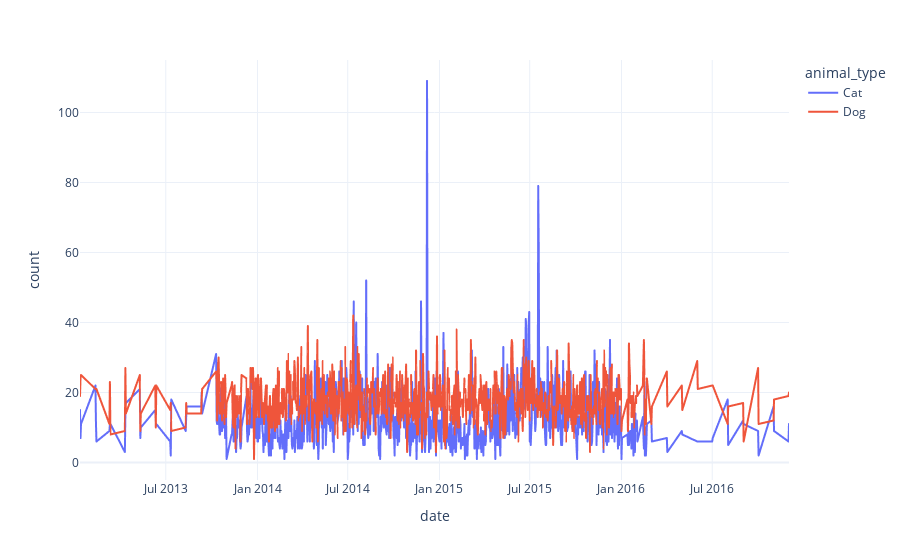

Notebook code for this chart:
### Markdown cell above
Now, let's analyze!

### Code cell
df_animals_date = df_train.groupby(['date', 'animal_type']).size().reset_index(name = 'count')
px.line(df_animals_date, x = 'date', y = 'count', color = 'animal_type')

### Figure 1 — Plotly figure (JSON) as saved in the notebook; plotly's stock layout.template omitted (floating-point values rounded to 4 significant figures; data arrays with more than 128 entries replaced by an {"elided": "..."} marker saying what was removed)
{"data": [{"hovertemplate": "animal_type=Cat<br>date=%{x}<br>count=%{y}<extra></extra>", "legendgroup": "Cat", "line": {"color": "#636efa", "dash": "solid"}, "marker": {"symbol": "circle"}, "mode": "lines", "name": "Cat", "showlegend": true, "type": "scattergl", "x": {"elided": "870 str values"}, "xaxis": "x", "y": {"elided": "870 int values"}, "yaxis": "y"}, {"hovertemplate": "animal_type=Dog<br>date=%{x}<br>count=%{y}<extra></extra>", "legendgroup": "Dog", "line": {"color": "#EF553B", "dash": "solid"}, "marker": {"symbol": "circle"}, "mode": "lines", "name": "Dog", "showlegend": true, "type": "scattergl", "x": {"elided": "873 str values"}, "xaxis": "x", "y": {"elided": "873 int values"}, "yaxis": "y"}], "layout": {"legend": {"title": {"text": "animal_type"}, "tracegroupgap": 0}, "margin": {"t": 60}, "xaxis": {"anchor": "y", "domain": [0, 1], "title": {"text": "date"}}, "yaxis": {"anchor": "x", "domain": [0, 1], "title": {"text": "count"}}}}
